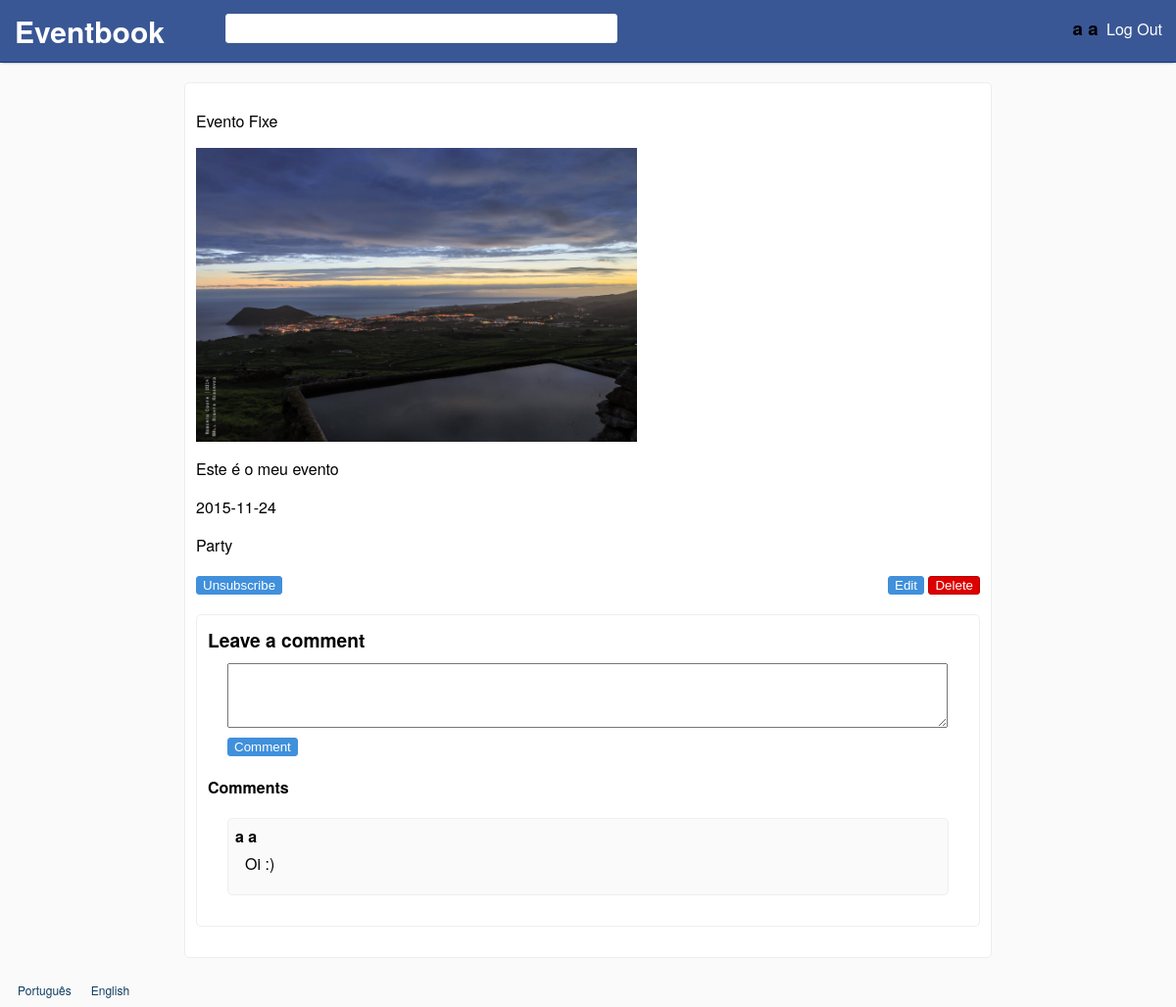
The page /events/11 (signed in) on the database as committed earlier.
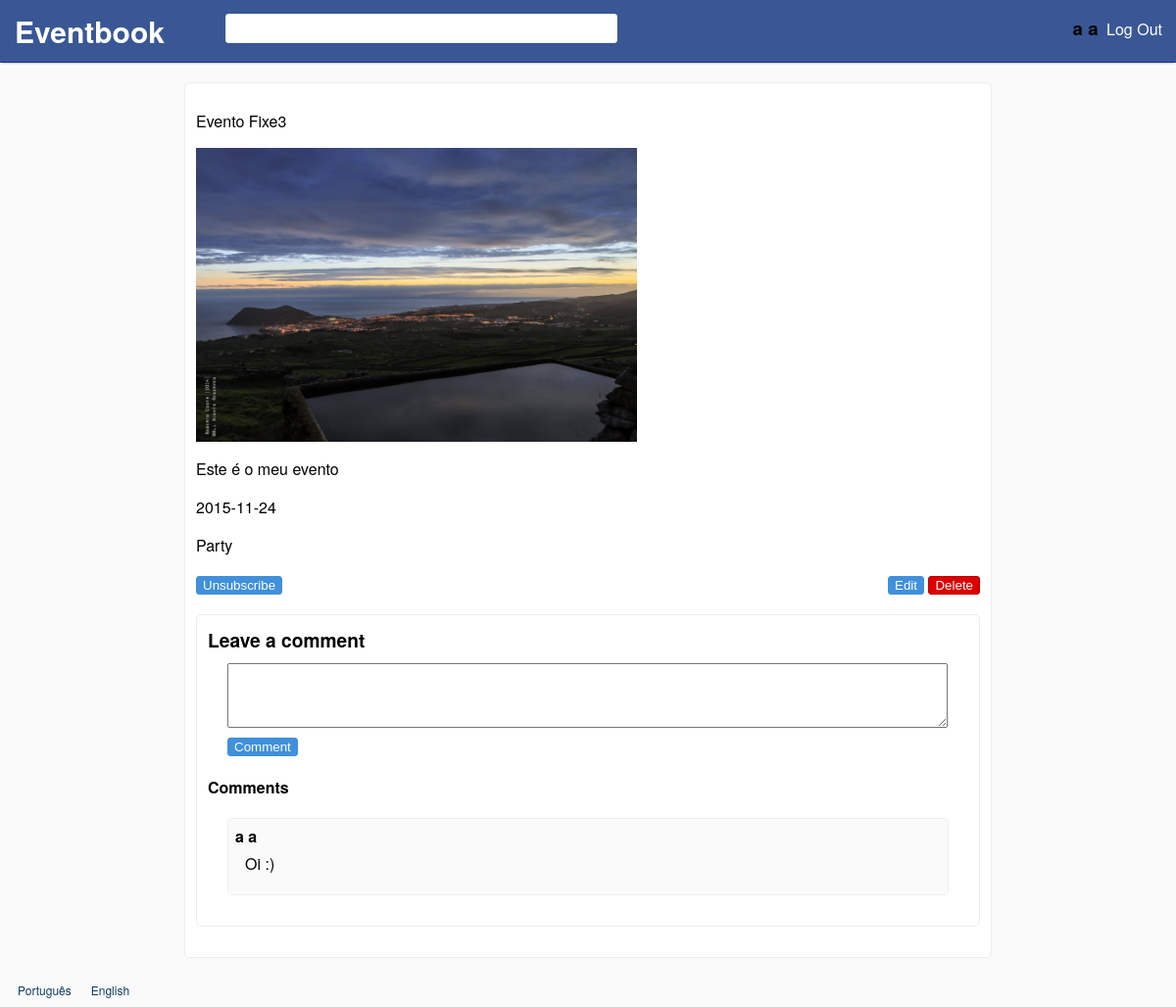
The same page on the database as committed later.
### tables this page shows
CREATE TABLE events
(
	id INTEGER PRIMARY KEY,
	name TEXT NOT NULL,
	image TEXT NOT NULL,
	creation_date DATETIME DEFAULT(DATETIME('now')),
	date DATETIME NOT NULL,
	description TEXT NOT NULL,
	type_id INTEGER REFERENCES types(id),
	user_id INTEGER REFERENCES users(id)
, deleted BOOLEAN DEFAULT(0), public BOOLEAN DEFAULT(1));

### database/events.php (called while the page is built, shortened)
<?php
	include_once('connection.php');
	function getEventAndSubscription($event_id, $user_id)
	{
		global $db;
		$stmt = $db->prepare('SELECT events.id id,name,image,date,description,type,events.user_id user_id, COUNT(event_id) subscribed FROM events
			LEFT JOIN event_types ON type_id = event_types.id
			LEFT JOIN event_subscriptions ON event_id = events.id AND event_subscriptions.user_id = ?
			WHERE events.id=? AND deleted = 0');
		$stmt->execute(array($user_id,$event_id));
		return $stmt->fetch();
	}
?>

### languages/en.php (called while the page is built)
<?php
$lang = array();
$lang['SITE_NAME'] = 'Eventbook';
$lang['REGISTER'] = 'Register';
$lang['FIRST_NAME'] = 'First Name';
$lang['FIRST_NAME_ERROR'] = 'Invalid first name.';
$lang['LAST_NAME'] = 'Last Name';
$lang['LAST_NAME_ERROR'] = 'Invalid last name.';
$lang['EMAIL'] = 'E-mail';
$lang['EMAIL_ERROR'] = "Invalid email.";
$lang['EMAIL_IN_USE'] = "Email already in use.";
$lang['CONFIRM_EMAIL'] = 'Confirm e-mail';
$lang['PASSWORD'] = 'Password';
$lang['PASSWORD_LENGTH'] = "Passwords must have at least 8 characters.";
$lang['PASSWORD_DIFF'] = "Passwords do not match.";
$lang['CONFIRM_PASSWORD'] = 'Confirm password';
$lang['LOGIN'] = 'Log In';
$lang['UNREGISTERED_EMAIL'] = 'Unregistered or invalid email.';
$lang['INVALID_PASSWORD'] = 'Invalid password.';
$lang['LOGOUT'] = 'Log Out';
$lang['MY_EVENTS'] = 'My Events';
$lang['SUBSCRIBED'] = 'Subscribed';
$lang['CREATE'] = 'Create';
$lang['NAME'] = 'Name';
$lang['DESCRIPTION'] = 'Description';
$lang['DATE'] = 'Date';
$lang['IMAGE'] = 'Image';
$lang['TYPE'] = 'Type';
$lang['PARTY'] = 'Party';
$lang['BUSINESS'] = 'Business';
$lang['MEETING'] = 'Meeting';
$lang['CEREMONY'] = 'Ceremony';
$lang['EDUCATIONAL'] = 'Educational';
$lang['INVALID_NAME'] = 'Invalid name.';
$lang['INVALID_DESCRIPTION'] = 'Invalid description.';
$lang['INVALID_DATE'] = 'Invalid date.';
$lang['INVALID_IMAGE'] = 'Upload a valid image.';
$lang['IMAGE_SIZE_ERROR'] = "Image's size can not be higher than 5MB.";
$lang['IMAGE_EXT_ERROR'] = 'Invalid extension (Accepted: jpg, png, gif).';
$lang['SUBSCRIBE'] = 'Subscribe';
$lang['UNSUBSCRIBE'] = 'Unsubscribe';
$lang['DELETE_MSG'] = 'Are you sure you want to delete this event?';
$lang['DELETE'] = 'Delete';
$lang['EDIT'] = 'Edit';
$lang['LEAVE_A_COMMENT'] = 'Leave a comment';
$lang['COMMENTS'] = 'Comments';
$lang['MAKE_COMMENT'] = 'Comment';
$lang['NO_COMMENTS_YET'] = 'There are no comments yet.';
?>

### templates/event.php (the view, shortened to what this page needs)
<?php
if (isSet($_SESSION['user_id']))
	$row = getEventAndSubscription($_GET['id'],$_SESSION['user_id']);
else $row = getEvent($_GET['id']);
?>
<!DOCTYPE html>
<html>
<head>
	<link rel="stylesheet" href="../styles.css">
</head>
<body>
	<div id="wrapper">
		<?php include('templates/header.php'); ?>
		<div id="content" >
			<div class="box center default-width">
				<p><?php echo $row['name'] ?></p>
				<div class="div-event-image-big" style="background-image:url(<?php echo '../'.$row['image'] ?>)"></div>
				<p><?php echo $row['description'] ?></p>
				<p><?php echo $row['date'] ?></p>
				<p><?php echo $lang[$row['type']] ?></p>
				<?php
				if (isSet($_SESSION['user_id']))
				{
					$subscribed = $row['subscribed'];
					$owner = ($_SESSION['user_id'] === $row['user_id']);
					echo '<button id="unsubscribe" style="'.($subscribed?'':'display:none').'" class="subscription button">'.$lang['UNSUBSCRIBE'].'</button>';
					if ($owner)
					{
						$path = "./edit/".$_GET['id']; ?>
						<div id="del-edit-div">
							<button id="edit-button" name='edit' onclick='location.href="<?php echo $path?>"' class='button'><?php echo $lang['EDIT'] ?></button>
							<button id="delete-button" name='delete' class='button'><?php echo $lang['DELETE'] ?></button>
						</div>
					<?php
					}
					include('templates/comments.php');
				}
				include('templates/footer.php');
				?>
			</div>
		</div>
	</div>
</body>
</html>

Rows that differ between the two databases and show on the page:
changed events "Este é o meu evento": name "Evento Fixe" → "Evento Fixe3"
